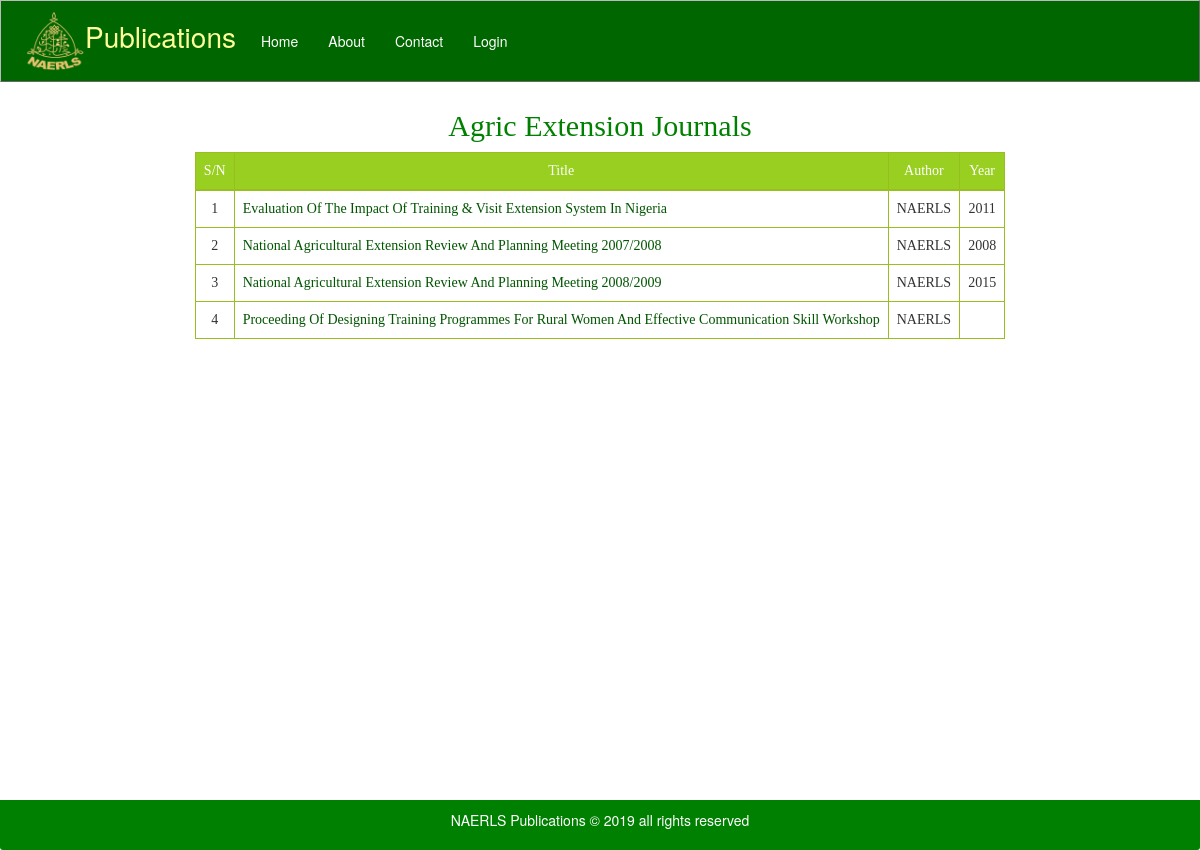
/publications/category/extension-journals.php, run on the app's committed database.
### tables this page shows
CREATE TABLE `materials` (
  `matID` int(11) NOT NULL,
  `copies` int(11) DEFAULT NULL,
  `title` varchar(200) NOT NULL,
  `author` varchar(200) NOT NULL,
  `sponsor` varchar(100) NOT NULL,
  `pubNum` varchar(50) NOT NULL,
  `language` varchar(50) NOT NULL DEFAULT 'english',
  `synopsis` varchar(250) NOT NULL,
  `subject` int(11) NOT NULL,
  `sub_subjects` int(11) DEFAULT '0',
  `sub_sub_subjects` int(11) DEFAULT '0',
  `pubYear` varchar(4) NOT NULL DEFAULT '0000',
  `category` int(11) NOT NULL,
  `month` varchar(50) NOT NULL,
  `today` date DEFAULT NULL,
  `location` varchar(50) NOT NULL
);

### publications/category/extension-journals.php (the view, shortened to what this page needs)
<?php session_start();ob_start();
	require_once "../../includes/conn.php";
?>
<!DOCTYPE html>
<html lang="en">
  <head>
    <link href="../../dist/css/bootstrap.css" rel="stylesheet">
    <link href="../../dist/css/starter-template.css" rel="stylesheet">
  </head>
  <body><div class="navbar navbar-inverse navbar-fixed-top">
      <div class="container">
        <div class="navbar-header">
		      <a class="navbar-brand" href="#">
			  <img src="../../img/naerl.png" height="60px" style>Publications</a>
        </div>
        <div class="collapse navbar-collapse">
		<ul class="nav navbar-nav">
			<li><a href="../../index.php">Home</a></li>
            <li><a href="../../about.php">About</a></li>
            <li ><a href="../../contact.php">Contact</a></li>
            <li ><a href="../../user_login.php">Login</a></li>
          </ul>
        </div>
      </div>
    </div>
 <div class="container" id="cc">
      <div class="starter-template">
<?php
			$per_page=20;
                    $page=(isset($_GET['page']))? (int)$_GET['page']:1;
                    $start=($page-1)*$per_page;
                        $query=mysqli_query($con,"SELECT * from materials WHERE  category= '11' LIMIT $start,$per_page");
					if(mysqli_num_rows($query)>0){
						echo ' <h2 style="font-family:Palatino Linotype;font-size:30px;color:green;">Agric Extension Journals</h2>';
						echo '<div class="table-responsive "><table class="table table-hover table table-bordered stay-center">';
                        echo"<thead><tr><td>S/N</td><td >Title</td><td>Author</td><td>Year</td></tr></thead><tbody>";
                        $i=($per_page*($page-1))+1;
                        while($row=mysqli_fetch_assoc($query)){
                            echo "<tr><td>$i</td><td align='justify'><a href='../?id=".$row['matID']."'>". $row['title']. '</a></td><td align="justify">'.  $row['author']. '</td><td>';
                            if($row["pubYear"]!=0000){echo $row["pubYear"];}
                            echo "</td></tr>";
                            $i++;
                        }
                        echo '</tbody></table></div>';
					}else echo "<h2 style='color:red;font-family:\"Times New Roman\", Times, serif;'>Publications in this category are currently unavailable.</h2>";
			 ?>
	</div>
    </div>
		<div id="push"></div>
  </body>
</html>

### data on the page
materials: title "Evaluation Of The Impact Of Training & Visit Extension System In Nigeria", author "NAERLS", pubYear "2011"
materials: title "National Agricultural Extension Review And Planning Meeting 2007/2008", author "NAERLS", pubYear "2008"
materials: title "National Agricultural Extension Review And Planning Meeting 2008/2009", author "NAERLS", pubYear "2015"
materials: title "Proceeding Of Designing Training Programmes For Rural Women And Effective Communication Skill Workshop", author "NAERLS"
